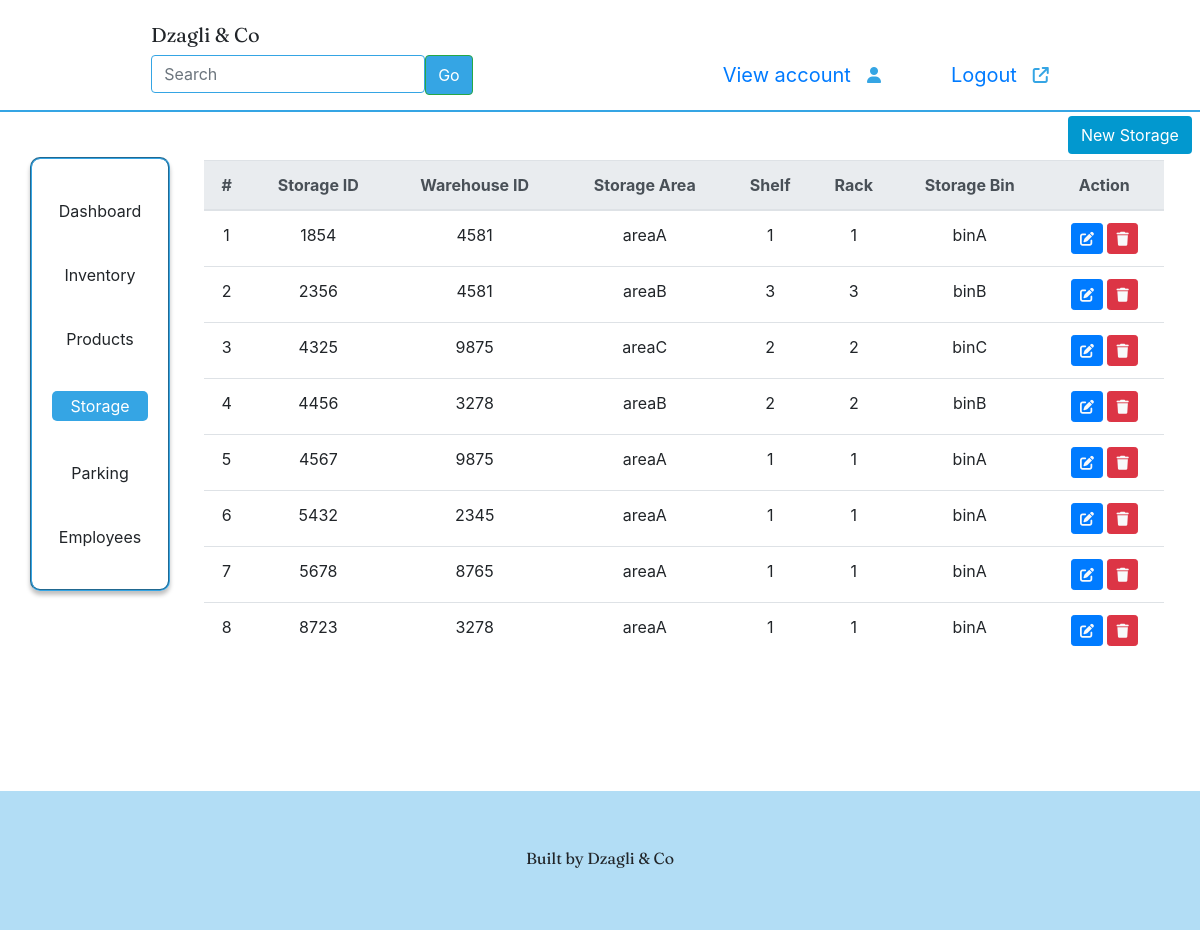
The app's page /storage.php, older data.
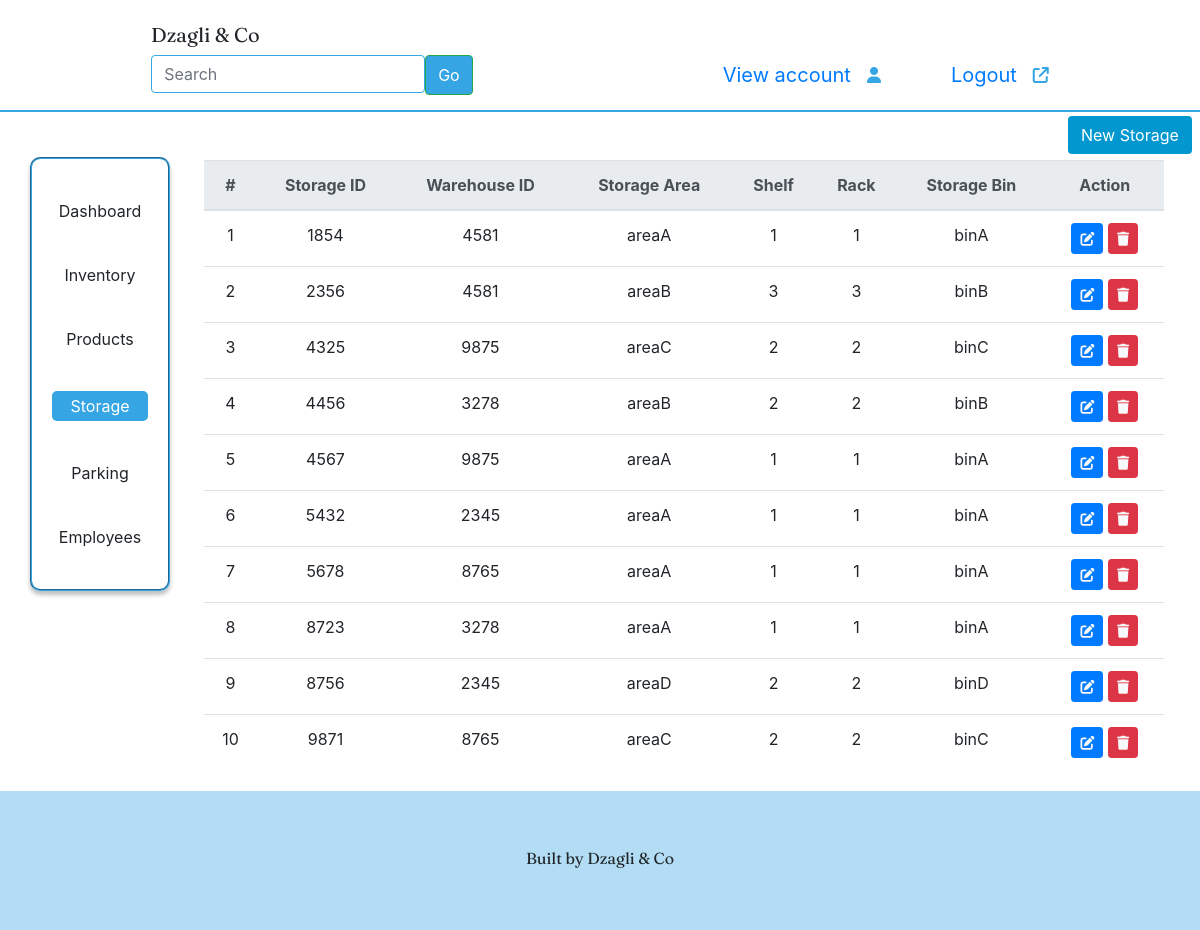
The same page, newer data.
### tables this page shows
CREATE TABLE companyStorage (
	storageID INT UNIQUE NOT NULL,
	warehouseID INT,
	storageArea VARCHAR(20) NOT NULL, 
	shelf INT NOT NULL, 
	rack INT NOT NULL , 
	storageBin VARCHAR(20) NOT NULL,
    FOREIGN KEY(warehouseID) REFERENCES warehouse(warehouseID)
);

### storage.php (the view, shortened to what this page needs)
<!DOCTYPE html>
<html lang="en">
<head>
    <link rel="stylesheet" href="storage.css">
    <link   rel="stylesheet" href="http://cdnjs.cloudflare.com/ajax/libs/font-awesome/4.7.0/css/font-awesome.css"/>
    <link rel="stylesheet" href="https://cdn.jsdelivr.net/npm/bootstrap@4.4.1/dist/css/bootstrap.min.css">
    <link rel="stylesheet" href="https://cdnjs.cloudflare.com/ajax/libs/font-awesome/6.1.1/css/all.min.css"/>
</head>
<body>
    <nav class="navbar " id="navbar">
        <div class="container-fluid">
            <a class="navbar-brand" style="font-family: 'Fraunces', serif;margin-left: 120px;">Dzagli & Co</a>
            <form class="d-flex" role="search" style="margin: 0 auto;" >
            <input class="form-control me-2" type="search" placeholder="Search" aria-label="Search" style="border-color: #35A5E4;">
            <button class="btn btn-outline-success" type="submit" style="background-color: #35A5E4;color: white;">Go</button>
            <a  href = "./myAccount.php" class="navbar-brand" id = "navbar-account" style="padding-left: 250px;">View account</a>
            <span class="icon" style="padding-top:8px;color:#35A5E4"><i class="fa fa-user" aria-hidden="true"></i></span>
                <a href = "index.php" class="navbar-brand" style="padding-left: 70px;">Logout</a>
                <span class="icon" style="padding-top:8px;left: 5px;color:#35A5E4;"><i class="fa fa-external-link" aria-hidden="true"></i></span>
            </form>
        </div>
    </nav>
    <div style="float:right; width:80%; margin-right: 3%; margin-top: 2%;">
    <?php
  include "configuration.php";
  $car_page = mysqli_query($conn,"SELECT * FROM companyStorage LIMIT 10");
?>
<a href="registerStorage.php" style="text-decoration: none;"><button class="new_button btn btn-outline" type="button">New Storage</button></a>
  <table class="table table-hover">
    <thead class="thead-light" style="text-align:center;">
    <tr>
        <th scope="col">#</th>
        <th scope ="col">Storage ID</th>
        <th scope="col">Warehouse ID</th>
        <th scope="col">Storage Area</th>
        <th scope="col">Shelf</th>
        <th scope="col">Rack</th>
        <th scope="col">Storage Bin</th>
        <th scope="col">Action</th>
    </tr>
 </thead>
<?php
$count = 1;
  while ($row = mysqli_fetch_array($car_page)) {
?>
    <tr>
        <td style="text-align:center;" scope="row"><?php echo $count;?></td>
        <td style="text-align:center;" scope="row"><?php echo $row['storageID']?></td>
        <td style="text-align:center;" scope="row"><?php echo $row['warehouseID']?></td>
        <td style="text-align:center;" scope="row"><?php echo $row['storageArea']?></td>
        <td style="text-align:center;" scope="row"><?php echo $row['shelf']?></td>
        <td style="text-align:center;" scope="row"><?php echo $row['rack']?></td>
        <td style="text-align:center;" scope="row"><?php echo $row['storageBin']?></td>
        <td style="text-align:center;" scope="row">
        <?php
            echo ('<button class="btn btn-sm btn-primary text-light edit" data-toggle="modal" class="update_btn" data-target="#update_employee"
            onclick= \'location.href="updateStorage.php?uid=' . $row["storageID"] . '&storageID='.$row['storageID'].'&warehouseID='.
            $row['warehouseID'].'&storageArea='.$row['storageArea'].'&shelf='.$row['shelf'].'&storageBin='.$row['storageBin'].
            '&rack='.$row['rack'].' &table=companyStorage&attr=storageID&page=storage.php"\'>
            <i class="fa-solid fa-pen-to-square"></i></button>');
            ?>
        <?php echo('<button class="btn btn-sm btn-danger text-light delete" data-toggle="modal" data-target="#del_employee"><i class="fa-solid fa-trash" onclick= \'location.href="delete_proc.php?uid=' . $row["storageID"] .
            '&table=companyStorage&attr=storageID&page=Storage.php"\'></i></button>');
            ?>
        </td>
    </tr>
  <?php $count += 1; } ?>
  </table>
    </div>
    <div class="left-side">
        <p class="lSide"  id="dashboard" onclick="Dashboard()">Dashboard</p> <br>
        <p class="lSide" id="inventory" onclick="Inventory()" >Inventory</p> <br>
        <p class="lSide" id="products" onclick="Products()" >Products</p> <br>
        <p class="lSide" id="storage" onclick="Storage()" style="background-color: #35A5E4;color: white;padding: 3px;  border-radius: 5px;">Storage</p> <br>
        <p class="lSide" id="parking"  onclick="Parking()">Parking</p> <br>
        <p class="lSide" id="employees" onclick="Employees()">Employees</p> <br>
    </div>
    <div id="footer">
        <footer> Built by Dzagli & Co</footer>
    </div>
    </body>
</html>

### storage.css (style rules this page uses)
.left-side { border: 2px; margin-top: 45px; margin-left: 30px; border-style: groove; padding-left: 20px; padding-top: 40px; padding-right: 20px; width: 140px; text-align:center; border-radius: 10px; border-color: #35A5E4; box-shadow: 0px 4px 4px rgba(0, 0, 0, 0.25); }
#navbar { padding-top: 15px; padding-bottom: 15px; background-size: auto 100px; background-color: white; border-bottom: 2px solid #35A5E4; }
#footer { padding-top: 55px; padding-bottom: 60px; text-align: center; margin-top: 200px; background-color: #B2DDF5; font-family: 'Fraunces' }

### storage.php (style rules this page uses)
.new_button { background-color:#0298cf; color: white; border-radius: 4px; border-color: none; outline-style: hidden; position:relative; left: 90%; margin-top:-3%; }

Row changes from the older to the newer data that the page shows:
added companystorage: storageID "8756", warehouseID "2345", storageArea "areaD", shelf "2", rack "2", storageBin "binD"
added companystorage: storageID "9871", warehouseID "8765", storageArea "areaC", shelf "2", rack "2", storageBin "binC"
